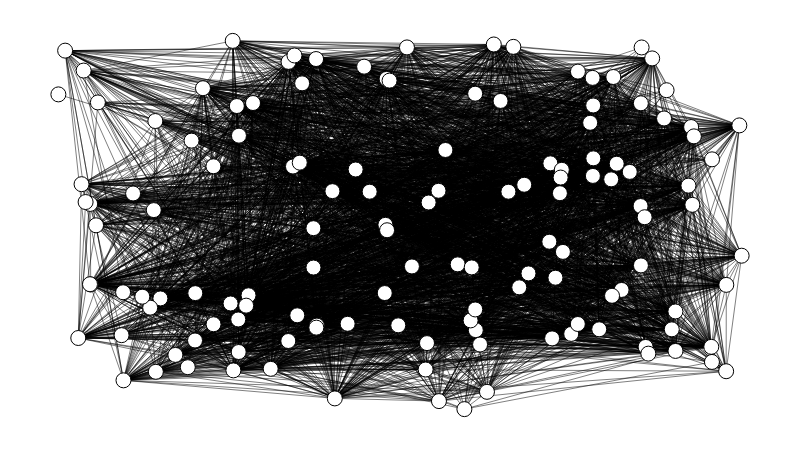

The cell this chart's notebook holds for it:
### Code cell
g = fm.load('marvel.gml')
g.label_nodes('name')
g.set_all_nodes(size=15, labpos='hover')
g.set_all_edges(color=(0, 0, 0, 0.5))
g.draw()

### Figure 1 — Plotly figure (JSON) as saved in the notebook; plotly's stock layout.template omitted (floating-point values rounded to 4 significant figures; data arrays with more than 128 entries replaced by an {"elided": "..."} marker saying what was removed)
{"data": [{"hoverinfo": "none", "line": {"color": "rgb(127, 127, 127)", "dash": "solid", "width": 0}, "mode": "lines", "type": "scatter", "x": [0.4996, 0.4996, null, 0, 1, null], "y": [0, 1, null, 0.5017, 0.5017, null]}, {"hoverinfo": "none", "line": {"color": "rgba(0, 0, 0, 0.5)", "dash": "solid", "width": 1}, "mode": "lines", "type": "scatter", "x": {"elided": "12147 float values"}, "y": {"elided": "12147 float values"}}, {"hoverinfo": "text", "marker": {"color": "rgb(255, 255, 255)", "line": {"color": "rgb(0, 0, 0)", "width": 1}, "size": 15, "symbol": "circle"}, "mode": "markers", "text": {"elided": "135 str values"}, "textfont": {"color": "rgb(0, 0, 0)"}, "textposition": "middle center", "type": "scatter", "x": {"elided": "135 float values"}, "y": {"elided": "135 float values"}}, {"hoverinfo": "none", "mode": "text", "text": [], "textfont": {"color": "rgb(255, 255, 255)"}, "textposition": "middle center", "type": "scatter", "x": [], "y": []}, {"hoverinfo": "none", "mode": "text", "text": {"elided": "135 null values"}, "textfont": {"color": "rgb(0, 0, 0)"}, "textposition": "middle center", "type": "scatter", "x": {"elided": "135 float values"}, "y": {"elided": "135 float values"}}, {"hoverinfo": "none", "mode": "text", "text": {"elided": "4049 null values"}, "textfont": {"color": "rgb(0, 0, 0)"}, "textposition": "middle center", "type": "scatter", "x": {"elided": "4049 float values"}, "y": {"elided": "4049 float values"}}, {"hoverinfo": "none", "marker": {"color": "rgba(255, 255, 255, 0)", "line": {"color": "rgba(255, 255, 255, 0)", "width": 0}, "size": 0, "symbol": "circle"}, "mode": "markers", "type": "scatter", "x": [0.5, 0, 1, 0.5], "y": [0, 0.5, 0.5, 1]}], "layout": {"height": 450, "hovermode": "closest", "margin": {"b": 10, "l": 10, "r": 10, "t": 10}, "plot_bgcolor": "rgb(255, 255, 255)", "showlegend": false, "width": 800, "xaxis": {"showgrid": false, "showticklabels": false, "zeroline": false}, "yaxis": {"showgrid": false, "showticklabels": false, "zeroline": false}}}
